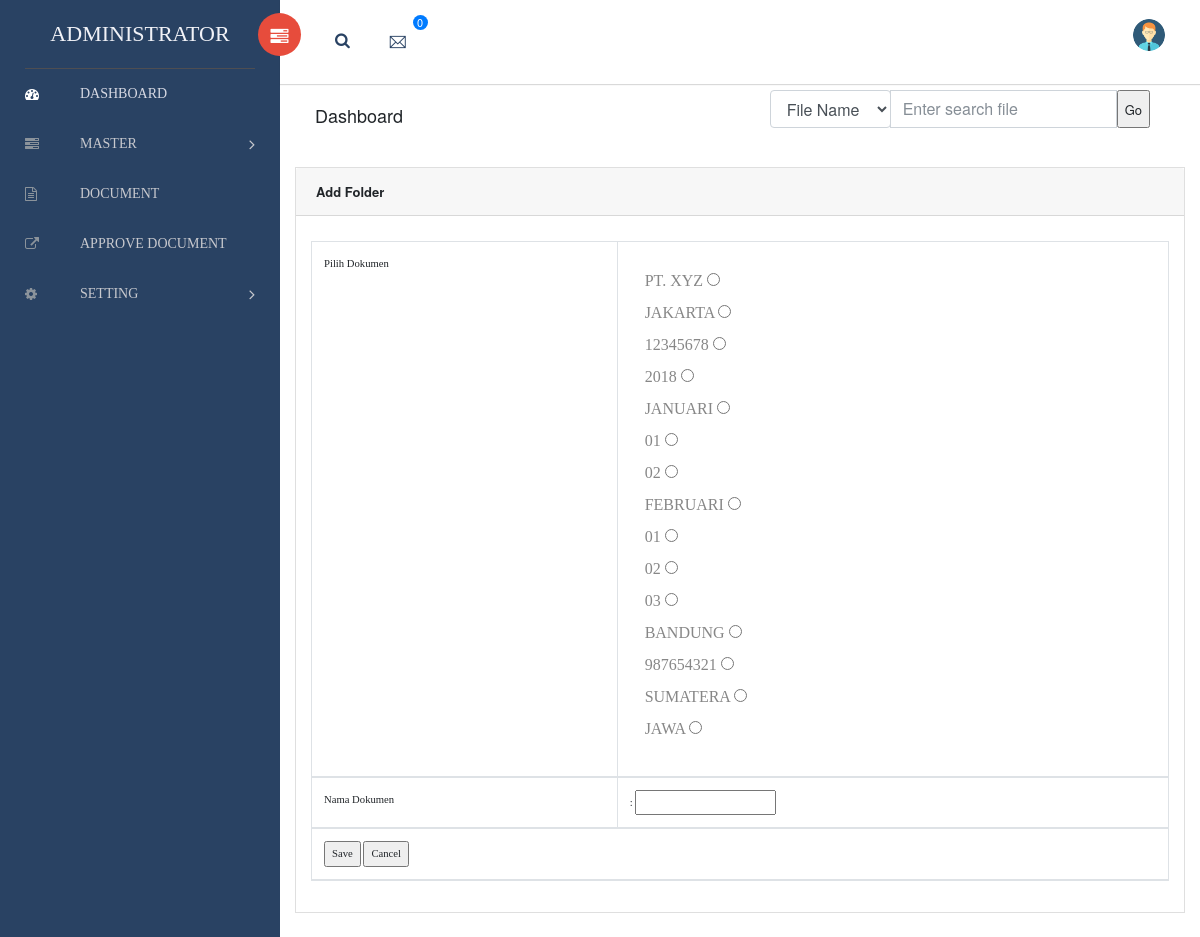
/media.php?module=menu&act=tambahdokumen (signed in), run on the app's committed database.
### tables this page shows
CREATE TABLE `dokumen` (
  `docid` int(5) NOT NULL AUTO_INCREMENT,
  `id_user` int(5) NOT NULL,
  `id_parent` int(5) NOT NULL,
  `nama_dokumen` varchar(25) NOT NULL,
  `inputtgl` date NOT NULL,
  `username` varchar(25) NOT NULL,
  `pic` varchar(50) NOT NULL,
  `status` varchar(3) NOT NULL,
  PRIMARY KEY (`docid`)
);

### dokumen2.php (the view)
<?php
function createTreeView($parent, $menu) {
   $html = "";
   if (isset($menu['parents'][$parent])) {
      $html .= "
      <ol class='tree'>";
       foreach ($menu['parents'][$parent] as $itemId) {
          if(!isset($menu['parents'][$itemId])) {
             $html .= "<p><label for='subfolder2'>".$menu['items'][$itemId]['nama_dokumen']." <input type='radio' name='docid' value=".$menu['items'][$itemId]['docid']."/> </label></li>";
          }
          if(isset($menu['parents'][$itemId])) {
             $html .= "
             <p><label for='subfolder2'>".$menu['items'][$itemId]['nama_dokumen']."</a>  <input type='radio' name='docid' value=".$menu['items'][$itemId]['docid']."/>";
             $html .= createTreeView($itemId, $menu);
             $html .= "</label> </li>";
          }
       }
       $html .= "</ol>";
   }
   return $html;
}
?>

### assets/scss/styles.css (style rules this page uses)
body { background: #f1f2f7; display: table; font-family: 'Calibri' sans-serif !important; font-size: 16px; width: 100%; }
p { font-size: 16px; font-family: 'Calibri' sans-serif; font-weight: 400; line-height: 24px; color: #878787; }
ul, ol { padding-left: 0; }
.btn, button, input, textarea { box-shadow: none; outline: 0 !important; }

### inc/y13_html5.css (style rules this page uses)
html, body, div, section, article, aside, header, hgroup, footer, nav, h1, h2, h3, h4, h5, h6, p, blockquote, address, time, span, em, strong, img, ol, ul, li, figure, canvas, video, th, td, tr { margin: 0; padding: 0; border: 0; vertical-align:baseline; }
body { font: 13px/1.8 'Helvetica Neue', Arial, 'Liberation Sans', FreeSans, sans-serif; width:100%; background: #FFF; }

### data on the page
dokumen: nama_dokumen "PT. XYZ"
dokumen: nama_dokumen "12345678"
dokumen: nama_dokumen "2018", nama_dokumen "FEBRUARI", nama_dokumen "01", nama_dokumen "02", nama_dokumen "03"
dokumen: nama_dokumen "JANUARI", nama_dokumen "01", nama_dokumen "02"

### other printed values
$jml "0"
$menu['items'][$itemId]['nama_dokumen'] "JAKARTA"
$menu['items'][$itemId]['nama_dokumen'] "BANDUNG"
$menu['items'][$itemId]['nama_dokumen'] "987654321"
$menu['items'][$itemId]['nama_dokumen'] "SUMATERA"
$menu['items'][$itemId]['nama_dokumen'] "JAWA"
